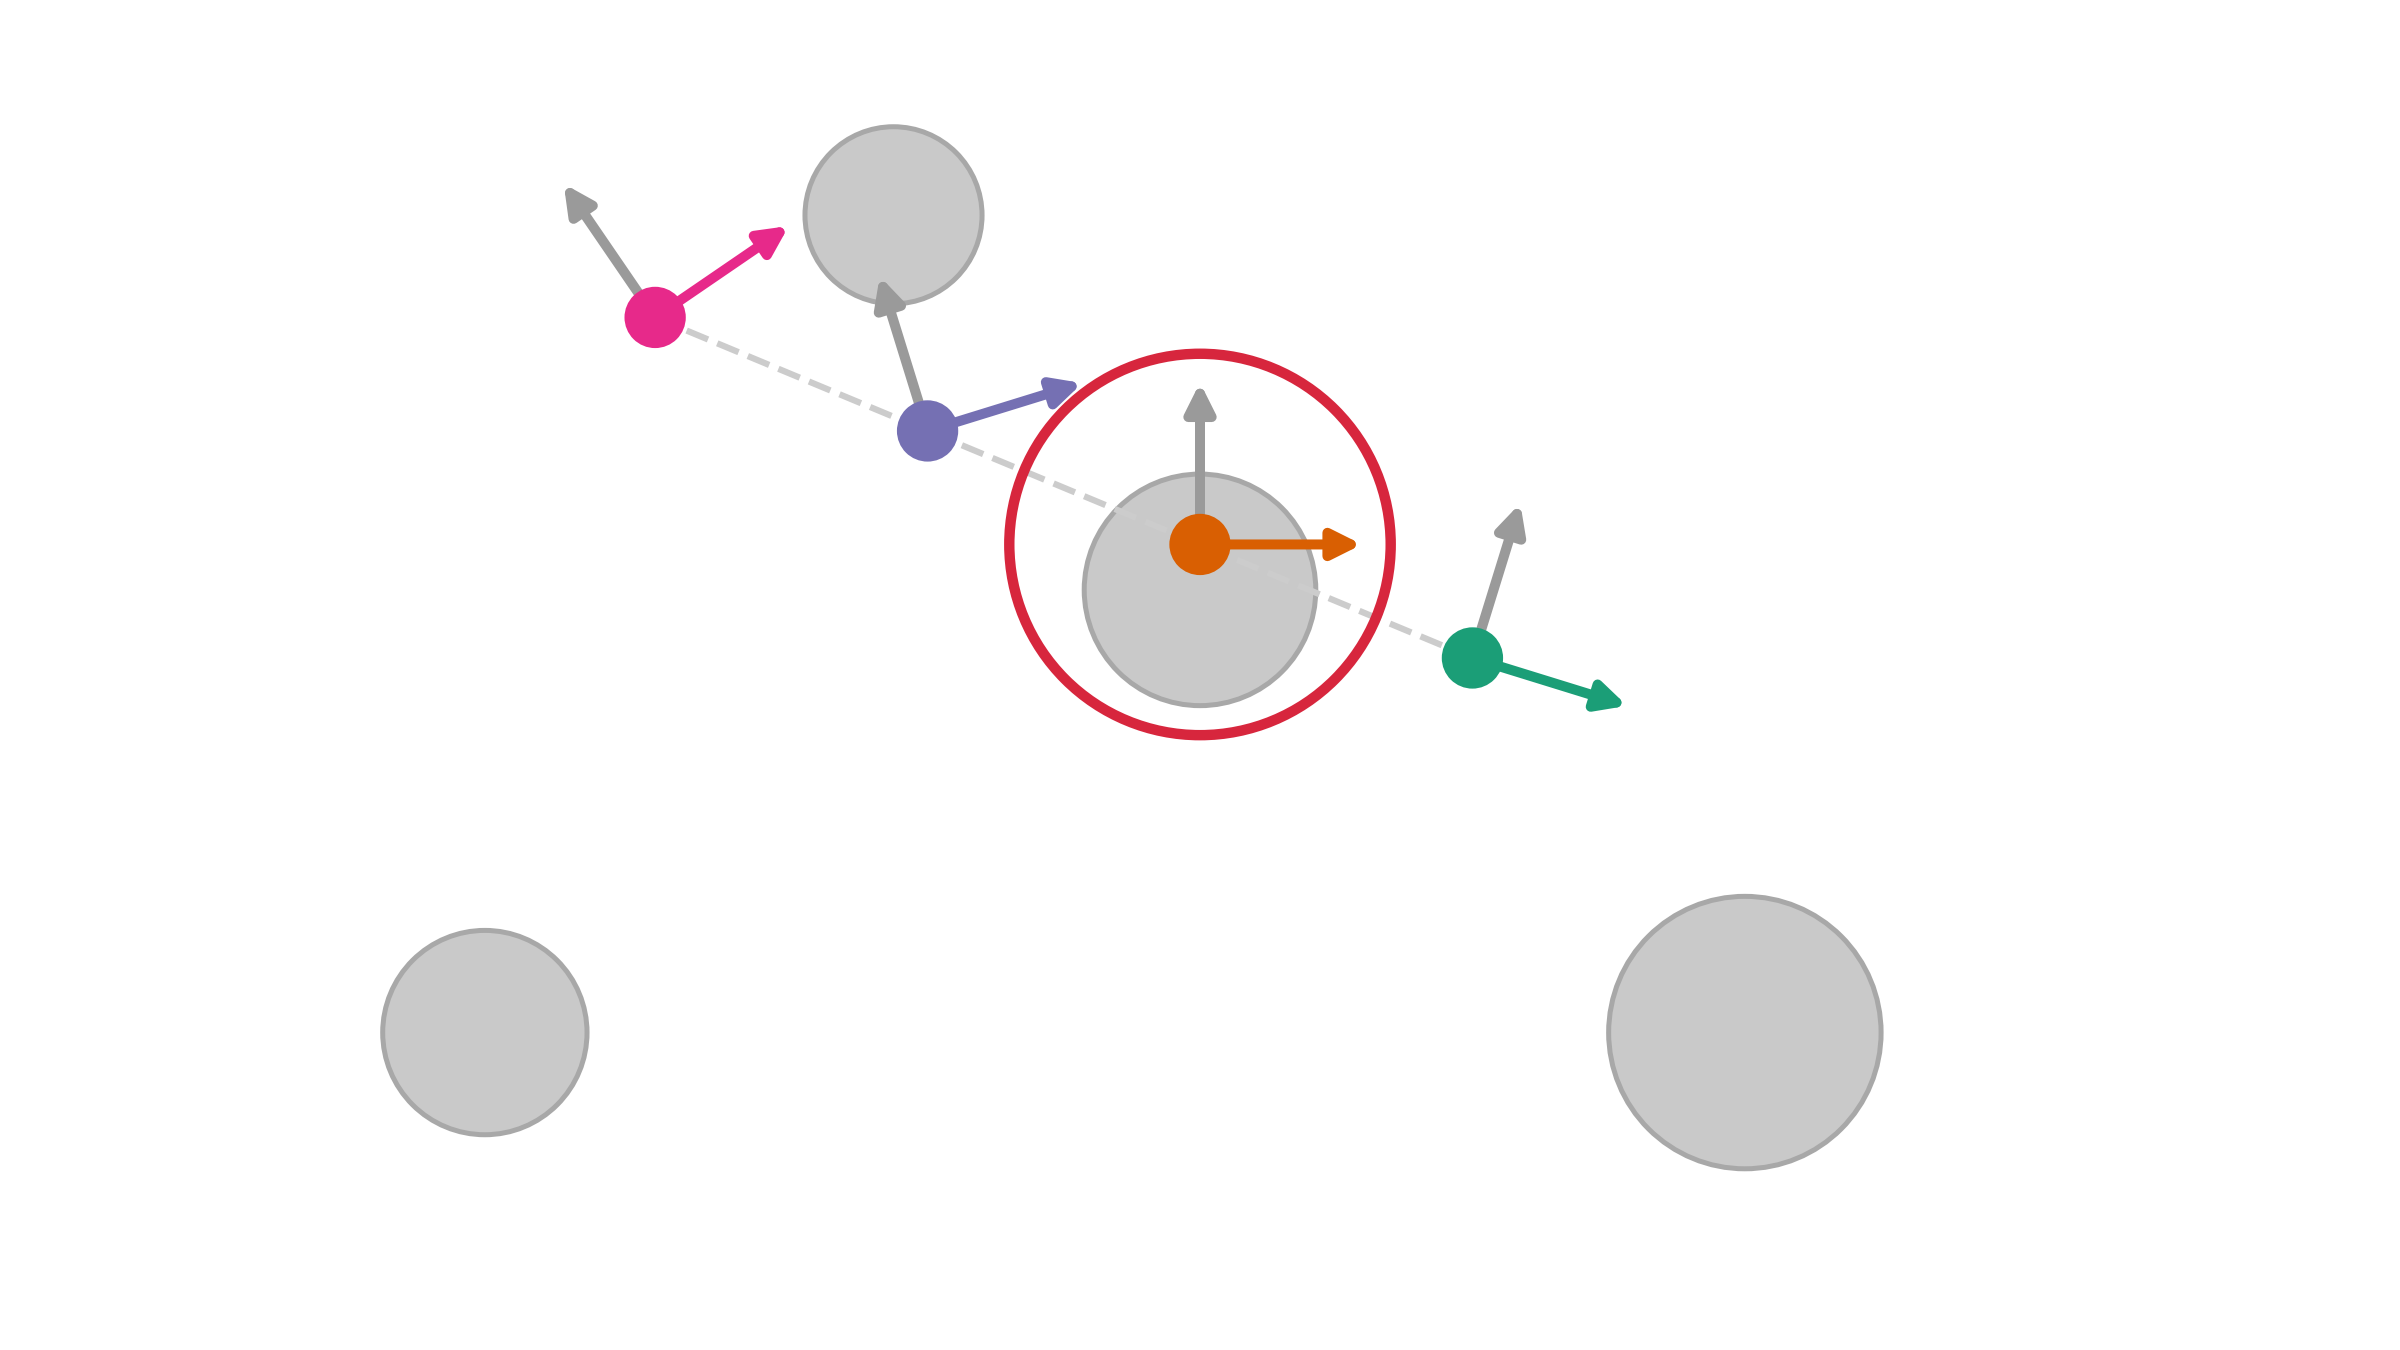

Source code (Python):
"""
Task-space pre-check panel: the 4 sampled SE(3) poses (as draw_pose_frame
glyphs, PALETTE-colored like ik_line_demo.py) against a couple of dummy
obstacle spheres. A sample whose position falls inside an obstacle gets a
red highlight ring -- this is the cheap "check the pose itself before
spending an IK solve on it" step, before the IK-resolve panel.

Usage:
    python pose_precheck_test.py
Produces pose_precheck_test.png / .svg in this directory.
"""

import matplotlib.pyplot as plt

from robot_arm_fig import (
    draw_pose_frame, draw_obstacles, draw_highlight_circle,
    point_in_collision, sample_pose_line, PALETTE,
)

# Same start/end poses used across all pieces (precheck, IK-resolve,
# merge) -- small scale so the toy arm (base at origin, LINK_LENGTHS
# (1.0, 1.1), max reach 2.1) can actually reach every sample.
START_POSE = (0.9, 1.5, -0.3)
END_POSE = (-0.3, 2.0, 0.6)
N_SAMPLES = 4

# (center, radius) -- a scattered clutter field rather than a tidy row,
# so the scene reads as a real environment rather than a test pattern.
# Sample index 1 lands inside the first obstacle; the rest are misses
# (some near-misses/grazes once the arm links are checked in
# pose_collision_check_test.py, not just this panel's single wrist point).
OBSTACLES = [
    ((0.5, 1.6), 0.17),
    ((1.3, 0.95), 0.2),
    ((-0.55, 0.95), 0.15),
    ((0.05, 2.15), 0.13),
]

POSE_MARGIN = 0.05  # pose glyph's own footprint, added to obstacle radius


def main():
    fig, ax = plt.subplots(figsize=(8, 4.5))

    draw_obstacles(ax, OBSTACLES)

    poses = sample_pose_line(START_POSE, END_POSE, N_SAMPLES)
    ax.plot([p[0] for p in poses], [p[1] for p in poses],
            linestyle="--", color="#cccccc", zorder=1, lw=1.5)

    for i, (x, y, heading) in enumerate(poses):
        color = PALETTE[i % len(PALETTE)]
        draw_pose_frame(ax, (x, y), heading, color, axis_len=0.25, lw=2.4)
        if point_in_collision((x, y), OBSTACLES, margin=POSE_MARGIN):
            draw_highlight_circle(ax, (x, y), radius=0.28)

    ax.set_xlim(-0.8, 1.8)
    ax.set_ylim(0.55, 2.4)
    ax.set_aspect("equal")
    ax.axis("off")

    fig.tight_layout()
    fig.savefig("pose_precheck_test.png", dpi=300, facecolor="white")
    fig.savefig("pose_precheck_test.svg", facecolor="white")
    print("Saved pose_precheck_test.png / pose_precheck_test.svg")


if __name__ == "__main__":
    main()
